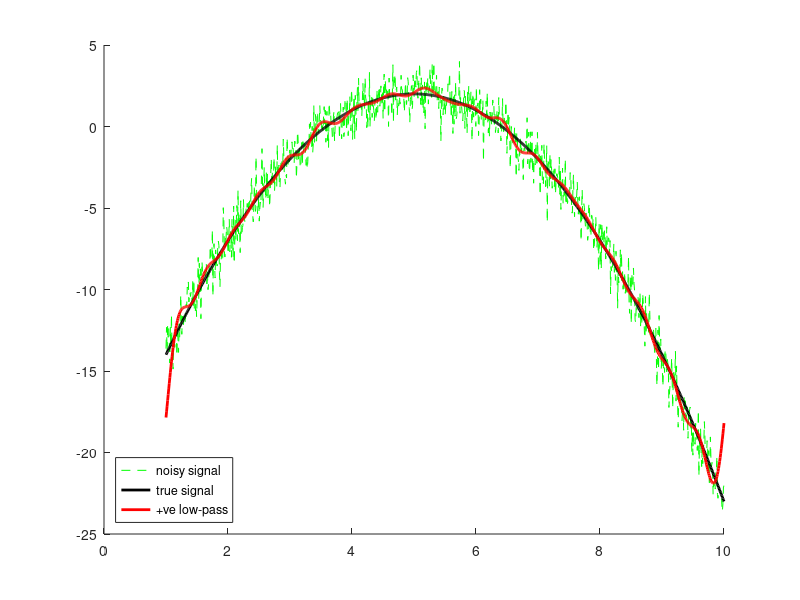

MATLAB code for this plot:
t = linspace(1,10,1024);
x = -(t-5).^2  + 2;
y = awgn(x,0.5); 
Y = fft(y,1024);

r = 20; % range of frequencies we want to preserve

rectangle = zeros(size(Y));
rectangle(1:r+1) = 1;               % r+1
% y_half = ifft(Y.*rectangle,1024);   % +ve low-pass filtered signal
rectangle(end-r+1:end) = 1;         % r
y_rect = ifft(Y.*rectangle,1024);   % full low-pass filtered signal

hold on;
plot(t,y,'g--'); plot(t,x,'k','LineWidth',2); 
plot(t,y_rect,'r','LineWidth',2);
legend('noisy signal','true signal','+ve low-pass','full low-pass','Location','southwest')